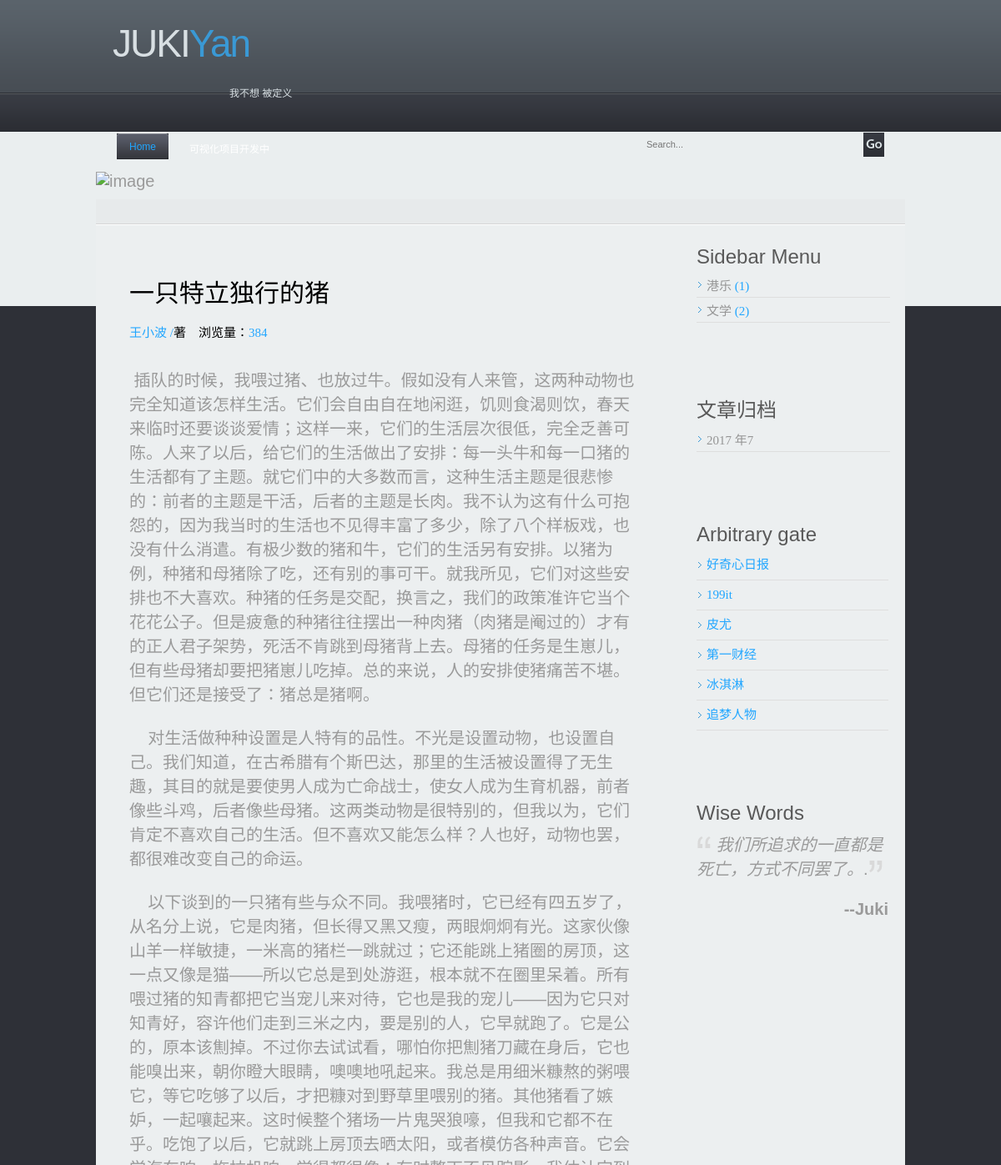
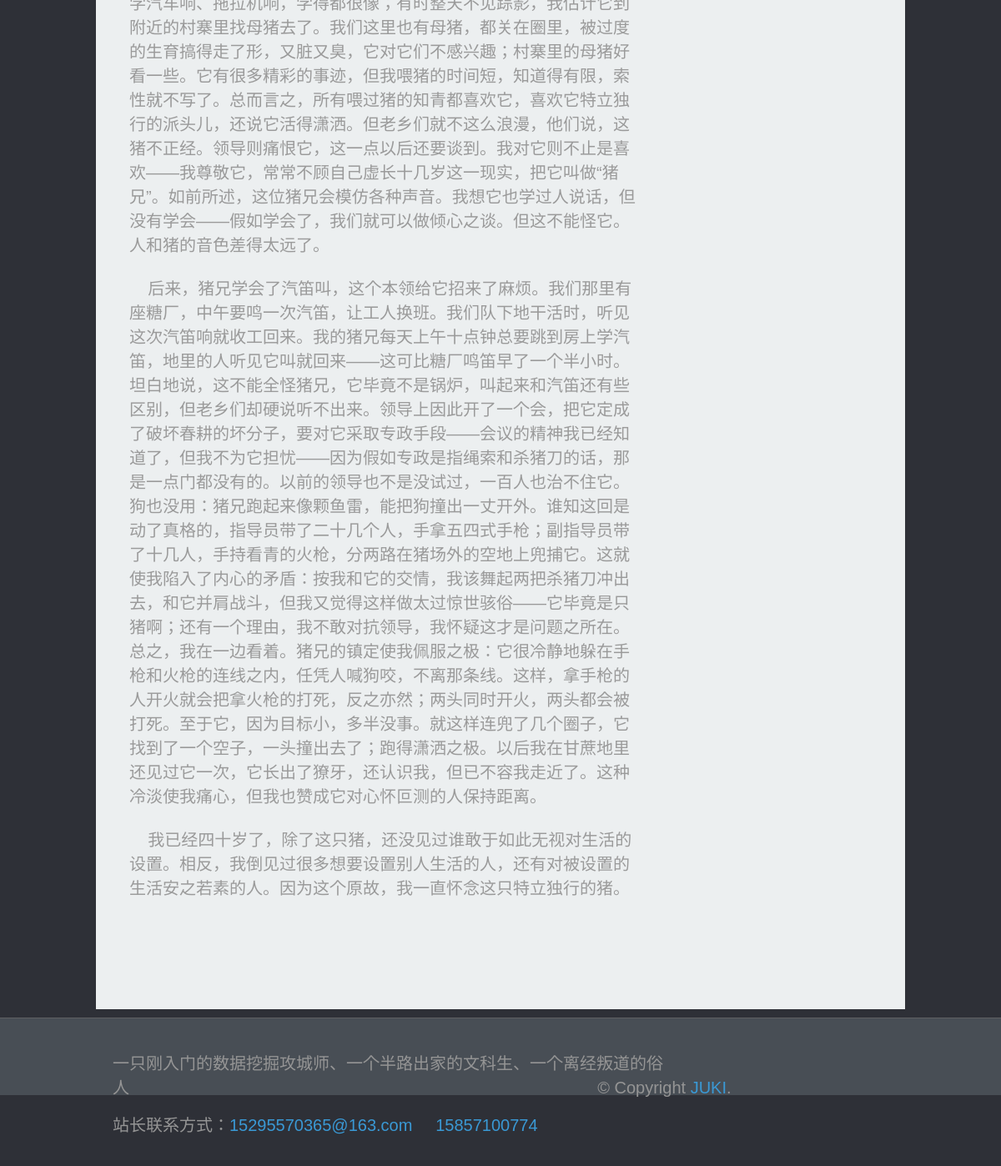
/index/article/2/, run on the app's committed database (2 pictures, top to bottom).
### easyblog/models.py (models this page shows, shortened)
@python_2_unicode_compatible
class Article(models.Model):
    STATUS_CHOICES=(
        ('d','Draft'),
        ('p','Published'),
    )
    caption = models.CharField('标题',max_length=30)
    subcaption = models.CharField(max_length=50, blank=True)
    created_time = models.DateTimeField('创建时间',auto_now_add=True)
    last_modified_time = models.DateTimeField('修改时间',auto_now=True)
    excerpt=models.CharField(max_length=200,blank=True)
    status=models.CharField('文章状态',max_length=1,choices=STATUS_CHOICES)
    abstract=models.CharField('摘要',max_length=200,blank=True,null=True)
    author = models.CharField(max_length=30)
    category = models.ForeignKey('Category',verbose_name='分类',null=True)
    body = RichTextUploadingField('正文')
    views=models.PositiveIntegerField('浏览量',default=0)
    likes=models.PositiveIntegerField('点赞数',default=0)
    topped=models.BooleanField('置顶',default=False)
    tags=models.ManyToManyField(Tag,blank=True)
    class Meta:
        ordering=['-created_time']
    def increase_views(self):
        self.views +=1
        self.save(update_fields=['views'])
    def save(self,*args,**kwargs):
        if not self.excerpt:
            md=markdown.Markdown(extensions=[
                'markdown.extensions.extra',
                'markdown.extensions.codehilite',
            ])
            self.excerpt=strip_tags(md.convert(self.body))[:54]
        super(Article,self).save(*args,**kwargs)

@python_2_unicode_compatible
class Category(models.Model):
    name = models.CharField('类名', max_length=20)

### easyblog/views.py (the view)
# urls.py: url(r'^index/article/(?P<pk>\d+)/$', views.detail, name='detail'),
def detail(request, pk):
    article = get_object_or_404(Article, pk=pk)
    article.increase_views()
    article.body = markdown.markdown(article.body,
                                  extensions=[
                                      'markdown.extensions.extra',
                                      'markdown.extensions.codehilite',
                                      'markdown.extensions.toc',
                                  ])
    return render(request, 'detail.html', context={'article': article})

### easyblog/templatetags/blog_tags.py (called while the page is built)
@register.simple_tag
def archives():
    return Article.objects.dates('created_time','month',order='DESC')

@register.simple_tag
def get_categories():
    return Category.objects.annotate(num_posts=Count('article')).filter(num_posts__gt=0)

### templates/detail.html (shortened to what this page needs)
{% extends 'base.html'%}
{% block main %}
   <article class="article article-{{ article.pk }}">
      <p style="font-size:30px;font-family:黑体;color:#000000">{{ article.caption }}</p>
      <p style="font-size:15px;color:#21a6ff;font-family:微软雅黑">{{ article.author }} /<span style="font-size:15px;color:black">著&nbsp;&nbsp;&nbsp;&nbsp;浏览量：</span>{{ article.views }}</p>
      <p>{{ article.body|safe }}</p>
   </article>
{% endblock main %}

### templates/base.html (shortened to what this page needs)
<!DOCTYPE html PUBLIC "-//W3C//DTD XHTML 1.0 Transitional//EN" "http://www.w3.org/TR/xhtml1/DTD/xhtml1-transitional.dtd">
<html xmlns="http://www.w3.org/1999/xhtml">
<head>
<link href="/static/css/style.css" rel="stylesheet" type="text/css" />
</head>
<body>
<div class="main">
  <div class="header">
    <div class="header_resize">
      <div class="logo">
        <h1><a href="/index/">JUKI<span>Yan</span></a><small>我不想 被定义 </small></h1>
      </div>
      <div class="menu_nav">
       <ul>
        <li class="active"><a href="/index/"><span>Home</span></a></li>
          <li><a href="/contact/"><span>可视化项目开发中</span></a></li>
      </ul>
        <div class="search">
        <form id="form" name="form" method="post" action="">
          <span>
          <input name="q" type="text" class="keywords" id="textfield" maxlength="50" value="Search..." />
           </span>
          <input name="b" type="image" src="/static/images/search.gif" class="button" />
        </form>
      </div>
      </div>
      <div class="header_img">
      <img src="/static/images/1.jpg" alt="image" width="970" height="202" /></div>
 </div>
  </div>
  <div class="content">
    <div class="content_resize">
      <div class="mainbar">
        <div class="article">
            <main>
                {% block main %}
                {% endblock main %}
            </main>
        </div>
      </div>
      <div class="sidebar">
        <div class="gadget">
          <h2>Sidebar Menu</h2>
          {% load blog_tags %}
          {% get_categories as category_list %}
          <ul class="sb_menu">
            {% for category in category_list %}
                <li style="font-size:15px;font-family:黑体;color:black">
                  <a href="{% url 'category' category.pk %}">{{ category.name }} <span
                          class="post-count"style="font-size:15px ;font-family:黑体;color:#21a6ff">({{ category.num_posts }})</span></a>
                </li>
            {% empty %}
            暂无分类！
            {% endfor %}
          </ul>
        </div>
        <div class="gadget">
          <h2>文章归档</h2>
          {% archives as date_list %}
          <ul class="sb_menu">
            {% for date in date_list %}
                <li style="font-size:15px;font-family:黑体;color:black">
                  <a href="#">{{ date.year }} 年{{ date.month }}</a>
                </li>
            {% empty %}
            暂无归档！
            {% endfor %}
          </ul>
        </div>
        <div class="gadget">
          <h2><span>Arbitrary gate</span></h2>
          <ul class="ex_menu">
            <li><a href="http://www.qdaily.com/" title="好奇心日报" style="color:#21a6ff;font-family:Microsoft YaHei;font-size:15px">好奇心日报</a><br /></li>
            <li><a href="http://www.199it.com/" title="199it" style="color:#21a6ff;font-family:Microsoft YaHei;font-size:15px">199it</a><br /></li>
            <li><a href="http://www.pewresearch.org/" title="皮尤" style="color:#21a6ff;font-family:Microsoft YaHei;font-size:15px">皮尤</a><br /></li>
            <li><a href="http://cbndata.com/" title="第一财经" style="color:#21a6ff;font-family:Microsoft YaHei;font-size:15px;font-size:15px">第一财经</a><br /></li>
            <li><a href="http://www.fisherv.com/" title="冰淇淋" style="color:#21a6ff;font-family:Microsoft YaHei;font-size:15px">冰淇淋</a><br /></li>
            <li><a href="http://zmrenwu.com/" title="追梦人物" style="color:#21a6ff;font-family:Microsoft YaHei;font-size:15px">追梦人物</a><br /></li>
          </ul>
        </div>
        <div class="gadget">
          <h2>Wise Words</h2>
          <p>   <img src="/static/images/teast_img_1.gif" alt="image" width="18" height="20" /> <em>我们所追求的一直都是死亡，方式不同罢了。</em>.<img src="/static/images/teast_img_2.gif" alt="image" width="18" height="20" /></p>
          <p style="float:right;"><strong>--Juki</strong></p>
          </div>
      </div>
    </div>
  </div>
  <div class="fbg">
    <div class="fbg_resize">
       <div >
          <p>一只刚入门的数据挖掘攻城师、一个半路出家的文科生、一个离经叛道的俗人&nbsp;&nbsp;&nbsp;&nbsp;&nbsp;&nbsp;&nbsp;&nbsp;&nbsp;&nbsp;&nbsp;&nbsp;&nbsp;&nbsp;&nbsp;&nbsp;&nbsp;&nbsp;&nbsp;&nbsp;&nbsp;&nbsp;&nbsp;&nbsp;&nbsp;&nbsp;&nbsp;&nbsp;&nbsp;&nbsp;&nbsp;&nbsp;&nbsp;&nbsp;&nbsp;&nbsp;&nbsp;&nbsp;&nbsp;&nbsp;&nbsp;&nbsp;&nbsp;&nbsp;&nbsp;&nbsp;&nbsp;&nbsp;&nbsp;&nbsp;&nbsp;&nbsp;&nbsp;&nbsp;&nbsp;&nbsp;&nbsp;&nbsp;&nbsp;&nbsp;&nbsp;&nbsp;&nbsp;&nbsp;&nbsp;&nbsp;&nbsp;&nbsp;&nbsp;&nbsp;&nbsp;&nbsp;&nbsp;&nbsp;&nbsp;&nbsp;&nbsp;&nbsp;&nbsp;&nbsp;&nbsp;&nbsp;&nbsp;&nbsp;&nbsp;&nbsp;&nbsp;&nbsp;&nbsp;&nbsp;&nbsp;&nbsp;&nbsp;&nbsp;&nbsp;&nbsp;&nbsp;&nbsp;&nbsp;&nbsp;&nbsp;© Copyright <a href="#">JUKI</a>.</p>
          <p>站长联系方式：<a href="#">15295570365@163.com</a>&nbsp;&nbsp;&nbsp;&nbsp;&nbsp;<a href="#">15857100774</a></p>
       </div>
    </div>
  </div>
</div>
</body>
</html>

### static/css/style.css (style rules this page uses)
body { margin:0; padding:0; width:100%; color:#9a9a9a; font:normal 20px Arial, Helvetica, sans-serif; }
html, .main { padding:0; margin:0; background:#2e3037 url(images/main_bg.gif) top repeat-x; }
.logo { padding:20px 0 20px 20px; margin:0 auto; width:950px; }
h1 { margin:0; padding:5px 0; width:270px; color:#d8dfe3; font:normal 46px/1.2em Arial, Helvetica, sans-serif; letter-spacing:-2px; }
h1 a, h1 a:hover { color:#d8dfe3; text-decoration:none; }
h1 span { color:#3a99d5;display:inline-block }
h1 small { text-align:left; float:right; width:130px; color:#d8dfe3; display:block; padding:25px 0 15px 0; font:normal 12px/1.2em Arial, Helvetica, sans-serif; letter-spacing:normal; }
h2 { font:normal 24px Arial, Helvetica, sans-serif; padding:0; margin:5px 0; color:#595959; }
p { margin:8px 0; padding:0 0 8px 0; font:normal 20px Arial, Helvetica, sans-serif; }
a { color:#2cadff; text-decoration:none; }
.header, .content, .menu_nav, .fbg, .footer, form, ol, ol li, ul, .content .mainbar, .content .sidebar { margin:0; padding:0; }
.header_resize { margin:0 auto; padding:0; width:970px; }
.header_img { width:970px; padding:10px 0 0 0; }
.menu_nav { margin:14px auto 0 auto; padding:10px 20px 0 20px; float:left; width:930px; }
.menu_nav ul { list-style:none; padding:0; margin:0; }
.menu_nav li { float:left; padding:0 5px; }
.menu_nav li a { font:normal 12px Arial, Helvetica, sans-serif; color:#fff; display:block; float:left; padding:10px 0; }
.menu_nav li a span { background:none; padding:10px 15px; }
.menu_nav li.active a { text-decoration:none; color:#21a6ff; background:url(images/r_menu.gif) no-repeat right; }
.menu_nav li.active a span { text-decoration:none; color:#21a6ff; background:url(images/l_menu.gif) no-repeat left; }
.search { float:right; margin:0; padding:0; width:300px; }
.search form { padding:0; margin:0; }
.search span { display:block; float:left; background:#eaeeef; width:250px; padding:0 10px; height:29px; margin:0; }
.search form .keywords { width:250px; line-height:13px; height:13px; float:left; background:none; border:0; padding:8px 0px; margin:0; font:normal 11px Arial, Helvetica, sans-serif; color:#767676; }
.search form .button { float:left; margin:0; padding:0; border:0; position:relative; }
.content { padding:10px 0 0 0; }
.content_resize { margin:0 auto; padding:20px 0 0 0; width:970px; background:#eceff0 url(images/countent_vf.gif) top repeat-x; }
.content .mainbar { margin:0; float:left; }
.content .mainbar .article { margin:0 0 20px 0; padding:30px 20px; width:610px; }
.content .sidebar { margin:0; padding:0; float:right; }
.content .sidebar .gadget { margin:0 0 20px 0; padding:30px 20px; width:230px; }
ul.sb_menu, ul.ex_menu { margin:0; padding:0; list-style:none; color:#959595; }
ul.sb_menu li, ul.ex_menu li { margin:0; border-bottom:1px solid #dedede; background:url(images/li_a.gif) left no-repeat; }
ul.sb_menu li { padding:4px 0 4px 12px; width:220px; }
ul.ex_menu li { padding:4px 0 8px 12px; }
ul.sb_menu li a, ul.ex_menu li a { color:#959595; text-decoration:none; margin-left:-12px; padding-left:12px; }
.fbg { padding:10px 0 0 0; border-top:1px solid #5e5f62; background:#484e55 url(images/fbg_bg.gif) bottom repeat-x; margin:10px 0 0 0; }
.fbg_resize { margin:0 auto; padding:20px 20px; width:930px; }
.fbg p { color:#959595; }
.fbg a { color:#3a99d5; text-decoration:none; }

### data on the page
Article: caption "一只特立独行的猪", author "王小波", views "384", body "插队的时候，我喂过猪、也放过牛。假如没有人来管，这两种动物也完全知道该怎样生活。它们会自由自在地闲逛，饥则食渴则饮，春天来临时还要谈谈爱情；这样一来，它们的生活层次很低，完全乏善可陈。人来了以后，给它们的生活做出了安排：每一头牛和每一口猪的生活都有了主题。就它们中的大多数而言，这种生活主题是很悲惨的：前者的主题是干活，后者的主题是长肉。我不认为这有什么可抱怨的，因为我当时的生活也不见得丰富了多少，除了八个样板戏，也没有什么消遣。有极少数的猪和牛，它们的生活另有安排。以猪为例，种猪和母猪除了吃，还有别的事可干。就我所见，它们对这些安排也不大喜欢。种猪的任务是交配，换言之，我们的政策准许它当个花花公子。但是疲惫的种猪往往摆出一种肉猪（肉猪是阉过的）才有的正人君子架势，死活不肯跳到母猪背上去。母猪的任务是生崽儿，但有些母猪却要把猪崽儿吃掉。总的来说，人的安排使猪痛苦不堪。但它们还是接受了：猪总是猪啊。 对生活做种种设置是人特有的品性。不光是设置动物，也设置自己。我们知道，在古希腊有个斯巴达，那里的生活被设置得了无生趣，其目的就是要使男人成为亡命战士，使女人成为生育机器，前者像些斗鸡，后者像些母猪。这两类动物是很特别的，但我以为，它们肯定不喜欢自己的生活。但不喜欢又能怎么样？人也好，动物也罢，都很难改变自己的命运。…"
Category: name "港乐", num_posts "1"
Category: name "文学", num_posts "2"

### other printed values
{{ date.year }} "2017"
{{ date.month }} "7"
